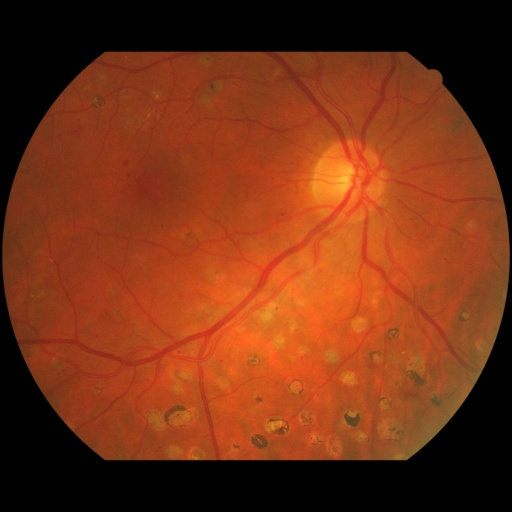
#> input picture project1/G1020/Images_Square/image_0.jpg, 512 x 512 px, found by its file name
$ jupyter execute --allow-errors project1.ipynb
#> lines starting #> are read from the running program, lines starting #| are printed output that depends on the picture
### common/layers.py
# coding: utf-8
import numpy as np
from common.functions import *
from common.util import im2col, col2im

#cho5부터 쓰임
class Relu:
    def __init__(self):
        self.mask = None

    # [12 lines left out: functions forward, backward, not called in this run]


class Sigmoid:
    def __init__(self):
        self.out = None

    # [9 lines left out: functions forward, backward, not called in this run]


class Affine:   #선형 변환 레이어 구현
    #Affine 레이어는 신경망에서 주로 완전 연결층 (Fully Connected Layer) 또는 Dense Layer라고 불리며, 가중치 행렬과 입력 벡터의 내적을 계산한 후 편향을 더하는 연산을 수행합니다.
    # [31 lines left out: functions __init__, forward, backward, not called in this run]


class SoftmaxWithLoss:
    # [22 lines left out: functions __init__, forward, backward, not called in this run]


class Dropout:
    """
    http://arxiv.org/abs/1207.0580
    """

    def __init__(self, dropout_ratio=0.5):
        self.dropout_ratio = dropout_ratio
        self.mask = None

    # [6 lines left out: function forward, not called in this run]

    def backward(self, dout):
        return dout * self.mask


class BatchNormalization:
    """
    http://arxiv.org/abs/1502.03167
    """

    # [78 lines left out: functions __init__, forward, __forward, backward, __backward, not called in this run]


class Convolution:
    def __init__(self, W, b, stride=1, pad=0):
        self.W = W
        self.b = b
        self.stride = stride
        self.pad = pad

        # 중간 데이터（backward 시 사용）
        self.x = None
        self.col = None
        self.col_W = None

        # 가중치와 편향 매개변수의 기울기
        self.dW = None
        self.db = None

    # [30 lines left out: functions forward, backward, not called in this run]


class Pooling:
    # [38 lines left out: functions __init__, forward, backward, not called in this run]

### project1/simple_convnet.py
# coding: utf-8
import sys, os

sys.path.append("D:\\CSC\\deep learning\\deep_learning_from_scratch")  # 부모 디렉터리의 파일을 가져올 수 있도록 설정
import pickle
import numpy as np
from collections import OrderedDict
from common.layers import *
from common.gradient import numerical_gradient

#conv- ReLU - Pool - Affine - ReLU - Affine - Softmax
class SimpleConvNet:
    """단순한 합성곱 신경망

    conv - relu - pool - affine - relu - affine - softmax

    합성곱 층 (Conv1):
    입력에 대해 필터(커널)를 적용한 후, 편향을 더하여 특징 맵을 생성합니다.
    ReLU 활성화 (Relu1):
    합성곱 층의 출력에 ReLU 활성화 함수를 적용합니다.
    풀링 층 (Pool1):
    특징 맵의 크기를 줄여주는 풀링 연산을 적용합니다. (2x2 크기의 풀링)
    Affine(완전 연결) 층 (Affine1):
    이전 층의 출력과 모든 뉴런을 연결하는 완전 연결층입니다.
    ReLU 활성화 (Relu2):
    Affine 층의 출력에 ReLU 활성화 함수를 적용합니다.
    Affine 층 (Affine2):
    또 다른 완전 연결층입니다.
    Softmax 층 (SoftmaxWithLoss):
    출력 값을 확률로 변환하고, 손실 함수를 계산합니다. (크로스 엔트로피 손실)

    Parameters
    ----------
    input_size : 입력 크기（MNIST의 경우엔 784）
    hidden_size_list : 각 은닉층의 뉴런 수를 담은 리스트（e.g. [100, 100, 100]）
    output_size : 출력 크기（MNIST의 경우엔 10）
    activation : 활성화 함수 - 'relu' 혹은 'sigmoid'
    weight_init_std : 가중치의 표준편차 지정（e.g. 0.01）
        'relu'나 'he'로 지정하면 'He 초깃값'으로 설정
        'sigmoid'나 'xavier'로 지정하면 'Xavier 초깃값'으로 설정
    """

    def __init__(self, input_dim=(1, 28, 28),
                 conv_param={'filter_num': 30, 'filter_size': 5, 'pad': 0, 'stride': 1},
                 hidden_size=100, output_size=10, weight_init_std=0.01):
        filter_num = conv_param['filter_num']   #필터 개수 : 30개
        filter_size = conv_param['filter_size'] # 3by3?, 5by5!
        filter_pad = conv_param['pad']  #padding을 0으로함 // 신경 안 쓰겠다는 뜻임
        filter_stride = conv_param['stride']    #stride : 1씩 이동
        input_size = input_dim[1]   #(1) : 28저장 28*28
        conv_output_size = (input_size - filter_size + 2 * filter_pad) / filter_stride + 1
        #(28 - 5 + 2 * 0)/ (1 + 1) = 24, 합성곱후 출력크기는 24*24이다.
        pool_output_size = int(filter_num * (conv_output_size / 2) * (conv_output_size / 2))
        #30 * (24 / 2) * (24 / 2) = 30 * 12 * 12 = 4320
        # 가중치 초기화
        self.params = {}
        self.params['W1'] = weight_init_std * \
                            np.random.randn(filter_num, input_dim[0], filter_size, filter_size)
        """
        filter_num: 첫 번째 합성곱 층의 필터 개수(예: 30개 필터).
        input_dim[0]: 입력 이미지의 채널 수(흑백 이미지인 경우 1, RGB 이미지인 경우 3).
        filter_size: 필터의 크기(예: 5x5).
        np.random.randn(...): 정규 분포를 따르는 난수를 생성합니다.
        여기서 filter_num, input_dim[0], filter_size, filter_size는 각 필터의 크기를 결정합니다.
        예를 들어, 필터가 30개이고, 각 필터의 크기가 5x5이며, 입력 이미지가 1채널(흑백)인 경우:
        W1.shape == (30, 1, 5, 5)
        즉, 첫 번째 합성곱 층의 가중치는 30 x 1 x 5 x 5 크기의 텐서입니다.
        """
        self.params['b1'] = np.zeros(filter_num)
        """
        첫 번째 합성곱 층의 편향을 0으로 초기화합니다.
        편향은 각 필터마다 하나씩 적용되므로, 편향의 크기는 filter_num에 해당하는 크기를
        가집니다. 예를 들어, 필터가 30개라면, 편향도 30개의 값으로 구성됩니다.
        """
        self.params['W2'] = weight_init_std * \
                            np.random.randn(pool_output_size, hidden_size)
        """
        pool_output_size: 풀링 후의 출력 크기입니다. 풀링 연산을 거쳐 이미지의 크기가 줄어든 후의 결과입니다. 계산결과 4320
        hidden_size: 은닉층의 뉴런 개수(예: 100개).
        이 가중치는 풀링 결과로 나온 크기와 은닉층의 뉴런 수를 연결하는 역할을 합니다.
        예를 들어, 풀링 후의 크기가 4320이라면, 이 층의 가중치는 4320 x 100 크기가 됩니다.
        """
        self.params['b2'] = np.zeros(hidden_size)
        """
        첫 번째 완전 연결층(즉, Affine1)의 편향을 0으로 초기화합니다.
        은닉층에는 hidden_size 개수만큼의 뉴런이 있으므로, 편향도 hidden_size 크기를 가집니다.
        즉, b2는 100개의 값으로 구성됩니다.
        """
        self.params['W3'] = weight_init_std * \
                            np.random.randn(hidden_size, output_size)
        """
        hidden_size: 은닉층의 뉴런 수(예: 100개).
        output_size: 출력층의 뉴런 수(예: 10개 클래스).
        이 가중치는 은닉층의 출력과 출력층의 뉴런을 연결하는 역할을 합니다.
        예를 들어, 은닉층이 100개의 뉴런을 가지고 출력층이 10개의 뉴런이면,
         이 가중치는 100 x 10 크기를 가집니다.
        """
        self.params['b3'] = np.zeros(output_size)
        """
        출력층의 편향을 0으로 초기화합니다.
        출력층의 크기는 output_size인 10이므로, 편향도 10개의 값으로 구성됩니다.
        """
        """
        이 코드는 각 층의 가중치(W1, W2, W3)와 편향(b1, b2, b3)을 초기화하는 작업을 수행하며, 이를 딕셔너리 self.params에 저장합니다. 가중치는 weight_init_std를 곱한 정규 분포 난수로 초기화하고, 편향은 모두 0으로 초기화합니다.

        W1: 첫 번째 합성곱 층의 가중치 (필터 개수 × 채널 수 × 필터 크기 × 필터 크기)
        b1: 첫 번째 합성곱 층의 편향 (필터 개수)
        W2: 첫 번째 완전 연결층(은닉층)의 가중치 (풀링 출력 크기 × 은닉층 뉴런 수)
        b2: 첫 번째 완전 연결층의 편향 (은닉층 뉴런 수)
        W3: 두 번째 완전 연결층(출력층)의 가중치 (은닉층 뉴런 수 × 출력 클래스 수)
        b3: 두 번째 완전 연결층의 편향 (출력 클래스 수)
        이렇게 초기화된 가중치와 편향은 네트워크의 학습 과정에서 업데이트되며, 점진적으로 더 나은 예측 성능을 얻기 위해 최적화됩니다.
        """


        # 계층 생성 conv - relu - pool - affine - relu - affine - softmax
        self.layers = OrderedDict()
        """
        OrderedDict(): Python의 기본 dict와 비슷하지만, 항목이 추가된 순서를 기억하는 딕셔너리입니다. 순서대로 연산이 이루어져야 하는 레이어를 설정할 때 유용합니다.
        이 구조를 사용하여 네트워크가 입력 데이터를 순차적으로 처리하도록 합니다.
        즉, Conv1 -> Relu1 -> Pool1 -> Affine1 -> Relu2 -> Affine2 -> SoftmaxWithLoss 순서로 연산이 진행됩니다.
        """
        self.layers['Conv1'] = Convolution(self.params['W1'], self.params['b1'],
                                           conv_param['stride'], conv_param['pad'])
        self.layers['Relu1'] = Relu()
        """
        Relu(): 합성곱 층의 출력에 ReLU 활성화 함수를 적용하여 음수를 모두 0으로 바꿉니다.
        ReLU 함수는 비선형성을 추가하여 네트워크가 복잡한 패턴을 학습할 수 있게 합니다.
        """
        self.layers['Pool1'] = Pooling(pool_h=2, pool_w=2, stride=2)
        """
        Pooling: 풀링 층은 이미지 크기를 줄이면서 중요한 특징은 유지하는 역할을 합니다. 여기서는 2x2 크기의 풀링 윈도우를 사용하고, stride=2로 이동하여 출력 크기를 절반으로 줄입니다.
        풀링은 주로 **최대 풀링(Max Pooling)**을 사용하며, 이 경우 2x2 영역에서 최대값을 선택합니다.
        """
        self.layers['Affine1'] = Affine(self.params['W2'], self.params['b2'])
        """
        Affine: 완전 연결층(fully connected layer)입니다. 이 층은 이전 층의 출력을 모두 연결하여 뉴런을 생성합니다. 여기서 **self.params['W2']**는 이 층의 가중치이며, **self.params['b2']**는 편향입니다.
        이 층은 뉴런 개수(hidden_size)가 설정된 은닉층으로, 특징을 종합하여 더 복잡한 패턴을 학습합니다.
        """
        self.layers['Relu2'] = Relu()
        """
        또 다시 ReLU 활성화 함수를 적용하여 은닉층에서 비선형성을 추가합니다. 이 과정은 네트워크가 복잡한 데이터 패턴을 학습하는 데 필요합니다.
        """
        self.layers['Affine2'] = Affine(self.params['W3'], self.params['b3'])
        """
        Affine: 두 번째 완전 연결층으로, 출력층으로 이어지는 뉴런을 생성합니다. 이 층의 가중치는 **self.params['W3']**이고, 편향은 **self.params['b3']**입니다.
        이 층의 출력이 바로 네트워크의 최종 예측 값입니다. (여기서는 10개 클래스에 대한 확률을 출력)
        """
        self.last_layer = SoftmaxWithLoss()
        """
        SoftmaxWithLoss: 출력층으로, softmax 함수를 적용하여 각 클래스의 확률을 구하고, 손실을 계산하는 역할을 합니다. softmax 함수는 네트워크가 각 클래스에 대해 예측한 확률을 출력합니다.
        손실 함수: 출력된 확률과 실제 정답(label) 간의 차이를 계산하여 네트워크의 성능을 평가합니다.
        """
    # [123 lines left out: functions predict, loss, accuracy, numerical_gradient, gradient, save_params, not called in this run]
    """
    params = {}
    먼저 빈 딕셔너리 params를 생성합니다. 이 딕셔너리에 신경망의 파라미터들을 저장합니다.

    for key, val in self.params.items():
    self.params는 신경망의 파라미터들을 담고 있는 딕셔너리입니다. 이 딕셔너리에는 가중치(W)와 편향(b)이 저장되어 있습니다. 예를 들어, W1, b1, W2, b2 등이 포함될 수 있습니다.
    items()는 딕셔너리에서 키와 값을 순차적으로 반환하므로, 이를 이용해 각 파라미터의 이름(key)과 값을(val) params 딕셔너리에 복사합니다.

    with open(file_name, 'wb') as f:
    file_name으로 지정된 파일을 바이너리 쓰기 모드('wb')로 엽니다. 만약 파일이 존재하지 않으면 새로 생성됩니다.
    file_name의 기본값은 "params.pkl"입니다. 즉, params.pkl이라는 파일로 저장됩니다.

    pickle.dump(params, f)
    pickle 모듈을 사용하여 params 딕셔너리를 바이너리 형식으로 파일에 저장합니다.
    pickle.dump() 함수는 파이썬 객체를 직렬화하여 파일에 저장하는 기능을 합니다. 여기서는 params 딕셔너리를 바이너리 형식으로 변환하여 파일 f에 저장합니다.
    """

    def load_params(self, file_name="params.pkl"):
        with open(file_name, 'rb') as f:
            params = pickle.load(f)
            """
            file_name으로 지정된 파일을 바이너리 읽기 모드('rb')로 엽니다. 기본 파일 이름은 "params.pkl"입니다.
            pickle.load(f)를 사용해 파일에서 저장된 파라미터를 읽어옵니다. 이때 params는 저장된 가중치(W)와 편향(b)를 포함한 딕셔너리입니다.
            """
        for key, val in params.items():
            self.params[key] = val
            """
            불러온 params 딕셔너리의 각 key와 val을 순차적으로 가져와서, 이를 모델의 파라미터(self.params)에 저장합니다.
            이렇게 하면 저장된 파라미터가 self.params에 업데이트되어, 네트워크의 가중치와 편향이 복원됩니다.
            """


        for i, key in enumerate(['Conv1', 'Affine1', 'Affine2']):
            self.layers[key].W = self.params['W' + str(i + 1)]
            self.layers[key].b = self.params['b' + str(i + 1)]
    """
    이후, 각 레이어(Conv1, Affine1, Affine2)의 가중치(W)와 편향(b)를 업데이트합니다.
    예를 들어, self.layers['Conv1'].W는 self.params['W1']로 업데이트됩니다.
    i는 0부터 시작하는 인덱스를 이용해 'W1', 'W2', 'W3'와 같이 가중치 키를 생성하고 이를 self.layers[key].W에 할당합니다.
    """
    """
    load_params 함수는 저장된 파라미터 파일을 읽어와 신경망의 가중치와 편향을 복원하는 역할을 합니다.
    pickle 모듈을 사용해 파일에서 파라미터를 읽고, 이를 모델의 각 레이어에 적절히 할당하여 모델을 복원합니다.
    이를 통해, 학습한 모델을 저장하고 나중에 불러와서 예측이나 추가 학습을 계속할 수 있습니다.
    """

### project1/project1.ipynb
[cell 1]
import os
import sys


sys.path.append("..\\deep_learning_from_scratch")  # 부모 디렉터리의 파일을 가져올 수 있도록 설정
import numpy as np
import matplotlib.pyplot as plt
from project1.simple_convnet import SimpleConvNet   #심플한 컨볼루션 신경망 클래스

import cv2 as cv
from matplotlib.image import imread #이미지를 읽기 위한 함수
from project1.layers import Convolution   #컨볼루션 레이어 구현을 위한 클래스


def box_off():
    ax=plt.gca()
    ax.spines['top'].set_visible(False)
    ax.spines['right'].set_visible(False)
    ax.set_axis_off()

[cell 2]
def filter_show(filters, nx=8, margin=3, scale=10):
    """
    :param filters: 시각화할 컨볼루션 필터들이 저장된 배열. filters.shape는 (FN, C, FH, FW) 형식이어야 하며, 여기서 FN은 필터 개수, C는 채널 수 (예를 들어 컬러 이미지의 경우 3), FH와 FW는 각각 필터의 높이와 너비를 의미합니다.
    :param nx: 한 행에 배치할 필터의 개수입니다. 기본값은 8
    :param margin: 필터 사이의 여백 크기입니다.
    :param scale:  각 필터의 크기를 조정하는 인자입니다.
    :return:
    """
#> called with filters = array of shape (30, 1, 5, 5), nx = 8, margin = 3, scale = 10

    """
    c.f. https://gist.github.com/aidiary/07d530d5e08011832b12#file-draw_weight-py
    """
    FN, C, FH, FW = filters.shape   #FN은 필터 개수, C는 채널 수 (예를 들어 컬러 이미지의 경우 3), FH와 FW는 각각 필터의 높이와 너비
    ny = int(np.ceil(FN / nx))  #필터를 격자 형태로 배치하기 위해, 세로 방향(ny)의 행 수를 계산합니다. FN을 nx로 나누고 올림하여 행 개수를 정합니다

    fig = plt.figure()
    fig.subplots_adjust(left=0, right=1, bottom=0, top=1, hspace=0.05, wspace=0.05)
    """
    plt.figure()로 새로운 그림을 생성합니다.
    fig.subplots_adjust(...)는 서브플롯 간의 간격을 조정합니다. hspace는 수평 간격, wspace는 수직 간격을 의미합니다.
    """

    for i in range(FN):
        ax = fig.add_subplot(ny, nx, i+1, xticks=[], yticks=[])
        ax.imshow(filters[i, 0], cmap=plt.cm.gray_r, interpolation='nearest')
        ax.set_axis_off()
        """
        for i in range(FN): 모든 필터에 대해 반복합니다.
        ax = fig.add_subplot(ny, nx, i+1, xticks=[], yticks=[]): ny x nx 그리드의 각 셀에 서브플롯을 추가합니다. xticks, yticks는 각 축의 눈금을 표시하지 않도록 설정합니다.
        ax.imshow(filters[i, 0], cmap=plt.cm.gray_r, interpolation='nearest'): filters[i, 0]에서 첫 번째 채널의 필터를 이미지로 표시합니다. 그레이스케일 색맵을 사용하고, 보간법은 'nearest'로 설정하여 픽셀의 경계를 뚜렷하게 만듭니다.
        ax.set_axis_off(): 축을 숨깁니다.
        """

[cell 3]
network = SimpleConvNet()
# 무작위(랜덤) 초기화 후의 가중치
filter_show(network.params['W1'])
print(network.params.keys())
print(network.params)
# 학습된 가중치
#> (the rest of this cell did not finish here and is left out)

filter_show(network.params['W1'])

[cell 4]
img = cv.imread('..\\project1\\G1020\\Images_Square\\image_0.jpg')
#> img is the input picture: shape (512, 512, 3); mean B, G, R 20.6, 49.9, 117.6
img = cv.cvtColor(img, cv.COLOR_BGR2RGB)
img = cv.cvtColor(img, cv.COLOR_RGB2GRAY)
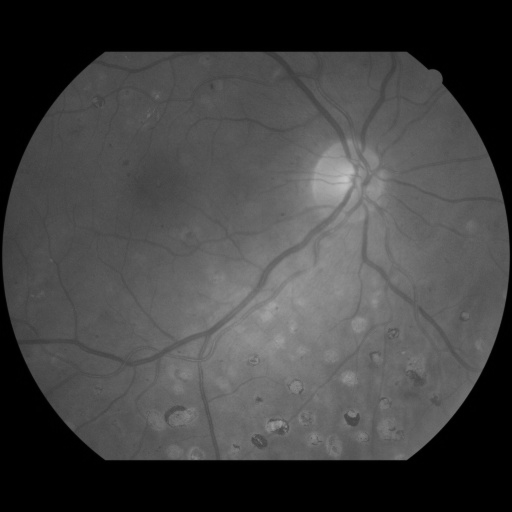
#> img: shape (512, 512); min 0, max 198, mean 66.8

plt.imshow(img, cmap='gray')
plt.axis('off')

[cell 5]
if img.ndim < 4:
    img = img.reshape(1, 1, img.shape[0], img.shape[1])


fig = plt.figure(figsize=(20,18))

w_idx = 1
out_list = []
#> (the rest of this cell did not finish here and is left out)

[cell 6]
fig = plt.figure(figsize=(5,2.5))
"""
figsize=(5,2.5)로 그림의 크기를 설정합니다. 이 경우 가로가 5인치, 세로가 2.5인치인 그림이 생성됩니다
"""
# 첫 번째 필터 시각화
ax = fig.add_subplot(1,2,1)
ax.imshow(network.params['W1'][1,0], cmap=plt.cm.gray_r, interpolation='nearest')
ax.set_axis_off()
"""
fig.add_subplot(1,2,1): 1행 2열의 서브플롯 중 첫 번째 서브플롯을 생성합니다. 즉, 두 개의 이미지를 나란히 보여주는 구조입니다.
network.params['W1'][1,0]: 첫 번째 필터(W1)의 두 번째 필터를 가져옵니다. 이 필터는 3D 텐서로 되어 있을 가능성이 높으므로, 여기서는 채널이 0인 경우를 선택한 것 같습니다.
ax.imshow(...): 필터를 그레이스케일로 표시하고, interpolation='nearest'를 설정하여 픽셀의 경계가 뚜렷하게 보이게 합니다.
ax.set_axis_off(): 축을 숨깁니다.
"""
# 두 번째 필터 시각화
ax = fig.add_subplot(1,2,2)
ax.imshow(network.params['W1'][2,0], cmap=plt.cm.gray_r, interpolation='nearest')
ax.set_axis_off()
"""
fig.add_subplot(1,2,2): 두 번째 서브플롯을 생성합니다.
network.params['W1'][2,0]: 세 번째 필터를 가져옵니다. 첫 번째 필터가 network.params['W1'][0,0]라면, 여기서는 두 번째 필터와 세 번째 필터를 비교하고 있습니다.
이 필터도 마찬가지로 그레이스케일로 시각화됩니다.
"""
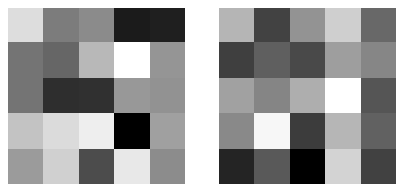
#> figure drawn by matplotlib, 2 panels
